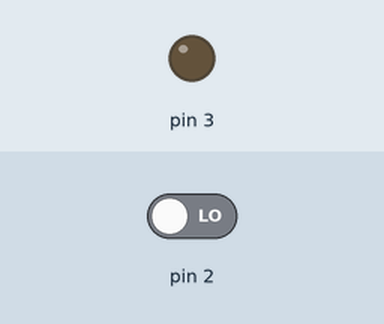
The sketch below on a simulated Arduino Uno, built with avr-gcc and run on an emulated ATmega328P. Shown: output pins drawn as LEDs (lit = HIGH). Inputs (shaded band) come from the test bench; at power-on: pin 2 LOW. What the sketch prints to the serial monitor is not drawn.

Above: at 1.2 s.
1.3 s: pin 2 driven HIGH
At 2.3 s:
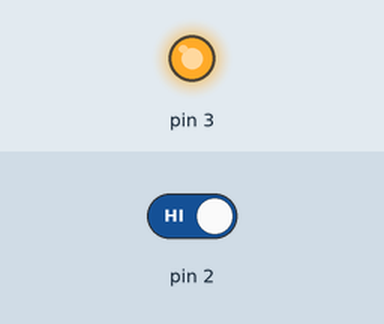
2.8 s: pin 2 driven LOW
At 3.5 s:
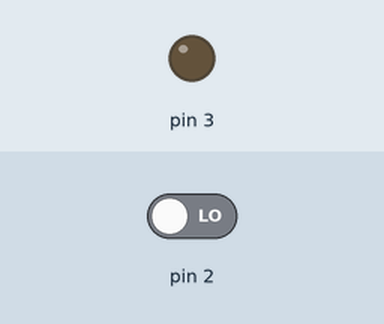
Timing chart, 0 to 5.8 s (numbered marks = the images above; inputs shaded):
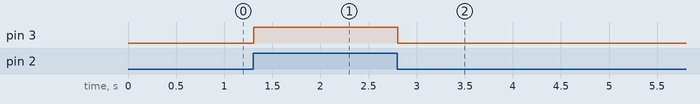

The sketch:

button.ino
```cpp
int pushValue = 0;

void setup() {
  pinMode(2, INPUT);
  pinMode(3, OUTPUT);
  Serial.begin(9600);
}

void loop() {
  pushValue = digitalRead(2);
  Serial.println(pushValue);
  if (pushValue == 1) {
    digitalWrite(3, HIGH);
  } else if (pushValue == 0) {
    digitalWrite(3, LOW);
  }
}
```

Measured:
- after the input at 1.3 s, pin 3: LOW → HIGH at once
- after the input at 2.8 s, pin 3: HIGH → LOW at once
